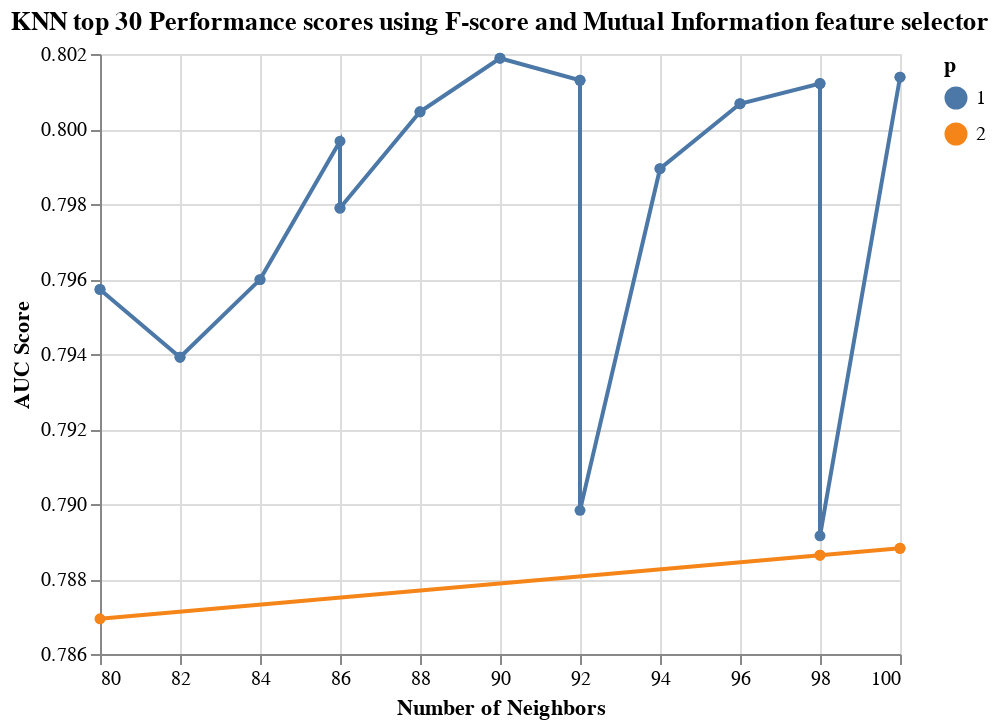

Write notebook code for a chart like this one.
### Code cell
import altair as alt
alt.renderers.enable('html')

alt.Chart(results_KNN, 
          title='KNN top 30 Performance scores using F-score and Mutual Information feature selector'
         ).mark_line(point=True).encode(
    alt.X('knn__n_neighbors', title='Number of Neighbors'),
    alt.Y('test_score', title='AUC Score', scale=alt.Scale(zero=False)),
    alt.Color('knn__p:N', title='p')
)

### Figure 1 — Vega-Lite specification as saved in the notebook (floating-point values rounded to 4 significant figures)
{"config": {"view": {"continuousWidth": 400, "continuousHeight": 300}}, "data": {"name": "data-e04483be7bf7298a566ec9462cd73320"}, "mark": {"type": "line", "point": true}, "encoding": {"color": {"type": "nominal", "field": "knn__p", "title": "p"}, "x": {"type": "quantitative", "field": "knn__n_neighbors", "title": "Number of Neighbors"}, "y": {"type": "quantitative", "field": "test_score", "scale": {"zero": false}, "title": "AUC Score"}}, "title": "KNN top 30 Performance scores using F-score and Mutual Information feature selector", "$schema": "https://vega.github.io/schema/vega-lite/v4.8.1.json", "datasets": {"data-e04483be7bf7298a566ec9462cd73320": [{"index": 164, "fselector__k": 49, "knn__n_neighbors": 90, "knn__p": 1, "test_score": 0.8019}, {"index": 142, "fselector__k": 49, "knn__n_neighbors": 90, "knn__p": 1, "test_score": 0.8019}, {"index": 152, "fselector__k": 49, "knn__n_neighbors": 100, "knn__p": 1, "test_score": 0.8014}, {"index": 174, "fselector__k": 49, "knn__n_neighbors": 100, "knn__p": 1, "test_score": 0.8014}, {"index": 144, "fselector__k": 49, "knn__n_neighbors": 92, "knn__p": 1, "test_score": 0.8013}, {"index": 166, "fselector__k": 49, "knn__n_neighbors": 92, "knn__p": 1, "test_score": 0.8013}, {"index": 150, "fselector__k": 49, "knn__n_neighbors": 98, "knn__p": 1, "test_score": 0.8012}, {"index": 172, "fselector__k": 49, "knn__n_neighbors": 98, "knn__p": 1, "test_score": 0.8012}, {"index": 148, "fselector__k": 49, "knn__n_neighbors": 96, "knn__p": 1, "test_score": 0.8007}, {"index": 170, "fselector__k": 49, "knn__n_neighbors": 96, "knn__p": 1, "test_score": 0.8007}, {"index": 140, "fselector__k": 49, "knn__n_neighbors": 88, "knn__p": 1, "test_score": 0.8005}, {"index": 162, "fselector__k": 49, "knn__n_neighbors": 88, "knn__p": 1, "test_score": 0.8005}, {"index": 116, "fselector__k": 30, "knn__n_neighbors": 86, "knn__p": 1, "test_score": 0.7997}, {"index": 168, "fselector__k": 49, "knn__n_neighbors": 94, "knn__p": 1, "test_score": 0.7989}, {"index": 146, "fselector__k": 49, "knn__n_neighbors": 94, "knn__p": 1, "test_score": 0.7989}, {"index": 138, "fselector__k": 49, "knn__n_neighbors": 86, "knn__p": 1, "test_score": 0.7979}, {"index": 160, "fselector__k": 49, "knn__n_neighbors": 86, "knn__p": 1, "test_score": 0.7979}, {"index": 136, "fselector__k": 49, "knn__n_neighbors": 84, "knn__p": 1, "test_score": 0.796}, {"index": 158, "fselector__k": 49, "knn__n_neighbors": 84, "knn__p": 1, "test_score": 0.796}, {"index": 132, "fselector__k": 49, "knn__n_neighbors": 80, "knn__p": 1, "test_score": 0.7957}, {"index": 154, "fselector__k": 49, "knn__n_neighbors": 80, "knn__p": 1, "test_score": 0.7957}, {"index": 134, "fselector__k": 49, "knn__n_neighbors": 82, "knn__p": 1, "test_score": 0.7939}, {"index": 156, "fselector__k": 49, "knn__n_neighbors": 82, "knn__p": 1, "test_score": 0.7939}, {"index": 122, "fselector__k": 30, "knn__n_neighbors": 92, "knn__p": 1, "test_score": 0.7898}, {"index": 128, "fselector__k": 30, "knn__n_neighbors": 98, "knn__p": 1, "test_score": 0.7892}, {"index": 175, "fselector__k": 49, "knn__n_neighbors": 100, "knn__p": 2, "test_score": 0.7888}, {"index": 153, "fselector__k": 49, "knn__n_neighbors": 100, "knn__p": 2, "test_score": 0.7888}, {"index": 151, "fselector__k": 49, "knn__n_neighbors": 98, "knn__p": 2, "test_score": 0.7886}, {"index": 173, "fselector__k": 49, "knn__n_neighbors": 98, "knn__p": 2, "test_score": 0.7886}, {"index": 155, "fselector__k": 49, "knn__n_neighbors": 80, "knn__p": 2, "test_score": 0.7869}]}}
